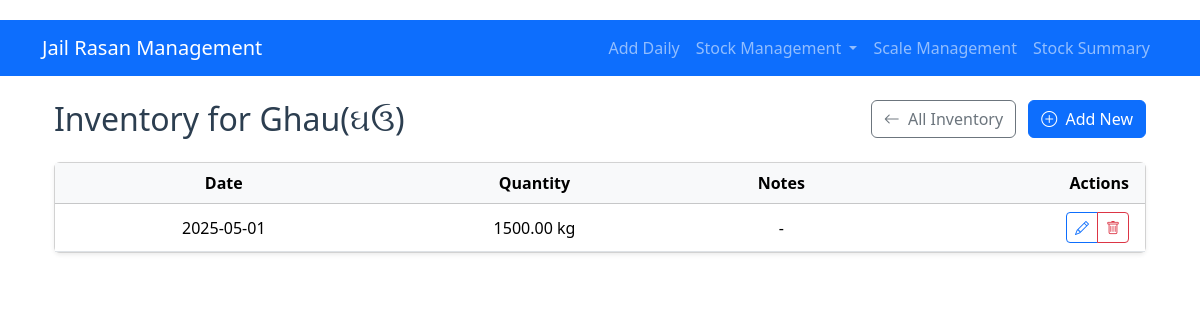
/stock_inventory/item/1, run on an earlier commit of the app's database.
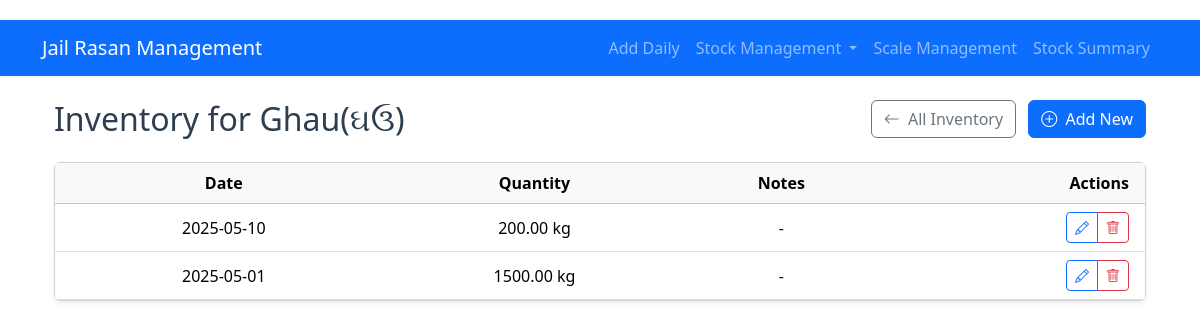
And on a later commit of the database.
### models.py (models this page shows, shortened)
class StockInventory(db.Model):
    id = db.Column(db.Integer, primary_key=True)
    stock_item_id = db.Column(db.Integer, db.ForeignKey('stock_item.id'), nullable=False)
    quantity = db.Column(db.Float, nullable=False)
    date = db.Column(db.Date, nullable=False)
    notes = db.Column(db.Text)
    stock_item = db.relationship('StockItem', backref='inventory')

class StockItem(db.Model):
    id = db.Column(db.Integer, primary_key=True)
    item_name = db.Column(db.String(100), nullable=False)
    description = db.Column(db.Text)
    unit = db.Column(db.String(20), nullable=False)  # kg, g, l, ml, etc.
    created_at = db.Column(db.DateTime, default=datetime.utcnow)

### app.py (the view)
@app.route('/stock_inventory/item/<int:item_id>')
def stock_inventory_by_item(item_id):
    item = StockItem.query.get_or_404(item_id)
    inventory = StockInventory.query.filter_by(stock_item_id=item_id)\
                   .order_by(StockInventory.date.desc())\
                   .all()
    return render_template('stock_inventory/list_by_item.html',
                         inventory=inventory,
                         item=item)

### templates/stock_inventory/list_by_item.html (shortened to what this page needs)
{% extends "base.html" %}
{% block content %}
<div class="container mt-4">
    <div class="d-flex justify-content-between align-items-center mb-4">
        <h2 class="mb-0">Inventory for {{ item.item_name }}</h2>
        <div>
            <a href="{{ url_for('stock_inventory') }}" class="btn btn-outline-secondary me-2">
                <i class="bi bi-arrow-left me-1"></i> All Inventory
            </a>
            <a href="{{ url_for('add_stock_inventory') }}" class="btn btn-primary">
                <i class="bi bi-plus-circle me-1"></i> Add New
            </a>
        </div>
    </div>
    <div class="card shadow-sm">
        <div class="card-body p-0">
            <div class="table-responsive">
                <table class="table table-hover align-middle mb-0">
                    <thead class="table-light">
                        <tr>
                            <th class="ps-3">Date</th>
                            <th>Quantity</th>
                            <th>Notes</th>
                            <th class="text-end pe-3">Actions</th>
                        </tr>
                    </thead>
                    <tbody>
                        {% for entry in inventory %}
                        <tr>
                            <td class="ps-3">{{ entry.date.strftime('%Y-%m-%d') }}</td>
                            <td>{{ "%.2f"|format(entry.quantity) }} {{ item.unit }}</td>
                            <td>{{ entry.notes or '-' }}</td>
                            <td class="text-end pe-3">
                                <div class="btn-group" role="group">
                                    <a href="{{ url_for('edit_stock_inventory', id=entry.id) }}"
                                       class="btn btn-sm btn-outline-primary"
                                       data-bs-toggle="tooltip" title="Edit">
                                        <i class="bi bi-pencil"></i>
                                    </a>
                                    <a href="{{ url_for('delete_stock_inventory', id=entry.id) }}"
                                       class="btn btn-sm btn-outline-danger"
                                       data-bs-toggle="tooltip" title="Delete"
                                       onclick="return confirm('Delete this entry?')">
                                        <i class="bi bi-trash"></i>
                                    </a>
                                </div>
                            </td>
                        </tr>
                        {% else %}
                        <tr>
                            <td colspan="4" class="text-center py-4 text-muted">
                                No inventory entries found for this item
                            </td>
                        </tr>
                        {% endfor %}
                    </tbody>
                </table>
            </div>
        </div>
    </div>
</div>
{% endblock %}

What changed in the data, as far as the page shows it:
added StockInventory: date "2025-05-10", quantity "200.00", {{ item.unit }} "kg", notes "-"
